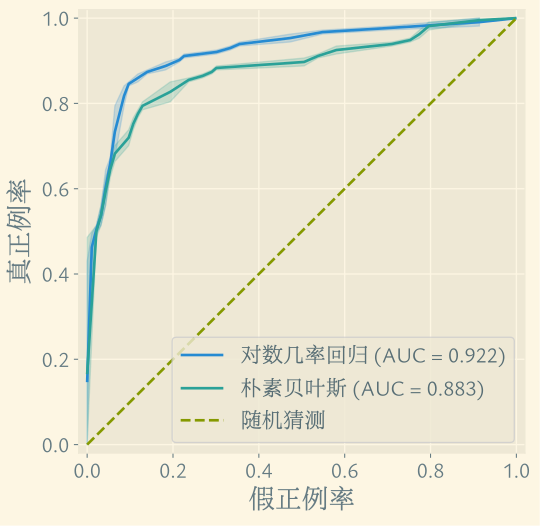

The script that saved this image:
import matplotlib.pyplot as plt
import seaborn as sns
import numpy as np
from sklearn.linear_model import LogisticRegression
from sklearn.naive_bayes import GaussianNB
from sklearn.model_selection import train_test_split
from sklearn.metrics import roc_curve, auc
from sklearn.datasets import make_classification


X, y = make_classification(n_samples=1000, n_features=20, n_classes=2, random_state=42)
X_train, X_test, y_train, y_test = train_test_split(X, y, test_size=0.2, random_state=42)
classifiers = [(LogisticRegression(), "对数几率回归"), (GaussianNB(), "朴素贝叶斯")]

with plt.style.context('Solarize_Light2'):

    plt.rcParams.update({
        "font.family": ["Ysabeau Office", "LXGW Neo ZhiSong Screen Full"],
        "savefig.bbox": "tight",
        'axes.labelsize': 20,
        'legend.fontsize': 16,
        "xtick.labelsize": 16,
        "ytick.labelsize": 16,
        'text.color': "#586e75",
    })

    fig, ax = plt.subplots(figsize=(6, 6))
    for clf, lab in classifiers:
        clf.fit(X_train, y_train)
        y_scores = clf.predict_proba(X_test)[:, 1]
        fpr, tpr, thresholds = roc_curve(y_test, y_scores)
        auc_score = auc(fpr, tpr)
        sns.lineplot(x=fpr, y=tpr, label=f'{lab} (AUC = {auc_score:.3f})', ax=ax)

    sns.lineplot(x=np.linspace(0, 1, 10), y=np.linspace(0, 1, 10), ls='--', label='随机猜测', ax=ax)

    ax.set(xlabel="假正例率", ylabel="真正例率", xlim=(-0.02, 1.02), ylim=(-0.02, 1.02))
    fig.savefig('roc-curve.svg')
